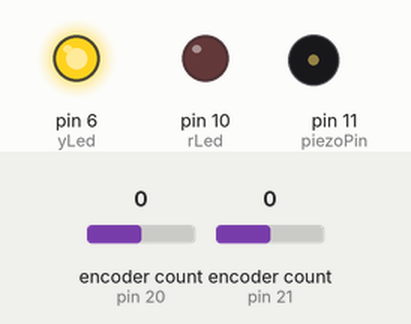
This sketch was run on a simulated Arduino Mega 2560, built with avr-gcc and run on an emulated ATmega2560. Parts: output pins drawn as LEDs (lit = HIGH), buzzer (waves = sounding). Dashed ring = blinking. Inputs (shaded band) come from the test bench; at power-on: encoder count (sensors on pin 20, pin 21) 0. Random numbers use the default seed unless the sketch sets one; pins used as bus, display or sensor lines are not drawn; what the sketch prints to the serial monitor is not drawn.

Above: at 1.2 s.
1.3 s: encoder count (sensor on pin 20) set to 1
At 1.5 s:
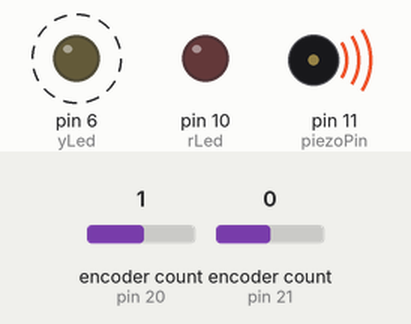
4.3 s: encoder count (sensor on pin 20) set to 2
Timing chart, 0 to 13.3 s (numbered marks = the images above; inputs shaded):
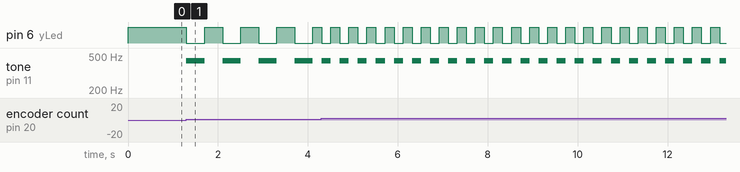

The sketch:

SpinnyGuy_Arduimo.ino
```cpp
#include <Arduino.h>
#include <LiquidCrystal.h>
#include <Encoder.h>
// Change these pin numbers to the pins connected to your encoder.
//   Best Performance: both pins have interrupt capability
//   Good Performance: only the first pin has interrupt capability
//   Low Performance:  neither pin has interrupt capability

//Encoder knob(3, 2);
Encoder knob(21, 22);
Encoder knob2(20, 24);
String huge_ram_tester = "An Arduino board consists of an Atmel 8-bit AVR microcontroller with complementary components that facilitate programming and incorporation into other circuits. An important aspect of the Arduino is its standard connectors, which lets users connect the CPU board to a variety of interchangeable add-on modules known as shields. Some shields communicate with the Arduino board directly over various pins, but many shields are individually addressable via an I²C serial bus—so many shields can be stacked and used in parallel. Official Arduinos have used the megaAVR series of chips, specifically the ATmega8, ATmega168, ATmega328, ATmega1280, and ATmega2560. A handful of other processors have been used by Arduino compatibles. Most boards include a 5 volt linear regulator and a 16 MHz crystal oscillator (or ceramic resonator in some variants), although some designs such as the LilyPad run at 8 MHz and dispense with the onboard voltage regulator due to specific form-factor restrictions. An Arduino's microcontroller is also pre-programmed with a boot loader that simplifies uploading of programs to the on-chip flash memory, compared with other devices that typically need an external programmer. This makes using an Arduino more straightforward by allowing the use of an ordinary computer as the programmer.At a conceptual level, when using the Arduino software stack, all boards are programmed over an RS-232 serial connection, but the way this is implemented varies by hardware version. Serial Arduino boards contain a level shifter circuit to convert between RS-232-level and TTL-level signals. Current Arduino boards are programmed via USB, implemented using USB-to-serial adapter chips such as the FTDI FT232. Some variants, such as the Arduino Mini and the unofficial Boarduino, use a detachable USB-to-serial adapter board or cable, Bluetooth or other methods. (When used with traditional microcontroller tools instead of the Arduino IDE, standard AVR ISP programming is used.)The Arduino board exposes most of the microcontroller's I/O pins for use by other circuits. The Diecimila, Duemilanove, and current Uno provide 14 digital I/O pins, six of which can produce pulse-width modulated signals, and six analog inputs. These pins are on the top of the board, via female 0.10-inch (2.5 mm) headers. Several plug-in application shields are also commercially available. The Arduino Nano, and Arduino-compatible Bare Bones Board and Boarduino boards may provide male header pins on the underside of the board that can plug into solderless breadboards.There are many Arduino-compatible and Arduino-derived boards. Some are functionally equivalent to an Arduino and can be used interchangeably. Many enhance the basic Arduino by adding output drivers, often for use in school-level education to simplify the construction of buggies and small robots. Others are electrically equivalent but change the form factor—sometimes retaining compatibility with shields, sometimes not. Some variants use completely different processors, with varying levels of compatibility. ";

LiquidCrystal lcd(8, 7, 5, 4, 3, 2);

int pitchStep = 0;
int knobDivits = 20;

int buttonState = 0;
int button2State = 0;

int rootNote = -9;
int rootNote2 = 3;
int butInterval = 5;

int pentScaleRes[] = { 2, 4, 7, 9, 12};
int pentScale[] = { 2, 2, 3, 2, 3 };
//int pentScale[] = { 2, 2, 3, 2, 3, 2, 2, 3, 2, 3, 2, 2, 3, 2, 3, 2, 2, 3, 2, 3 };
int knobPos = 0;

int butPin = 4;
int but2Pin = 5;
int piezoPin = 11;
int rLed = 10;
int bLed = 11;
int yLed = 6;
int rLedPwm = 0;
int bLedPwm = 0;


unsigned int long timer = 0;
int delayTime = 400;

int gateOn = 0;
int playNote = 0;
int const gateNumSteps = 11;
int delays[gateNumSteps] = { 800, 400, 200, 100, 50, 25, 13, 7, 4, 2, 1};
int knob2Pos = 0;
int gateStep = 0;


void setup() {

  Serial.begin(9600);
  Serial.println("@kuwala");

  pinMode(piezoPin, OUTPUT);
  pinMode(rLed, OUTPUT);
  pinMode(bLed, OUTPUT);
  pinMode(yLed, OUTPUT);
  pinMode(butPin, INPUT); // button
}
int notePitchCalc(int n) {
  //n is halfsteps above A4;

  //fn = f0 * (a)^n
  //fo = 440hz // which is A4 above middle C
  //a = (2)1/12 = 1.059463094359
  float a = 1.059463094359;
  return 440 * pow(a, n);
}


void loop () {

 rLedPwm = pitchStep % knobDivits;
 rLedPwm = map(rLedPwm, -20, 20, 0 , 255);

 pitchStep = (knob.read() / 4) ;
 gateStep = (knob2.read() / 4);

 buttonState = digitalRead(butPin);
 button2State = digitalRead(but2Pin);


 if( gateStep > 0.) {
   gateOn = 1;
   gateStep = gateStep % gateNumSteps;
   delayTime = delays[gateStep];
 } else {
   gateOn = 0;
 }

 if( gateOn == 1 ) {

   if ((millis() - timer) > delayTime) {

     //Toggle Note
      if (playNote == 0) {
        playNote = 1;
      } else {
        playNote = 0;
      }

      timer = millis();

   }
   if ( playNote ) {
       tone(piezoPin, notePitchCalc(pitchStep + (buttonState * 4) + (button2State * 7)));
       digitalWrite(bLed, HIGH);
       digitalWrite(yLed, LOW);

   } else {
       noTone(piezoPin);
       digitalWrite(bLed, LOW);
       digitalWrite(yLed, HIGH);

   }
   if (buttonState || button2State) {
     digitalWrite(rLed, HIGH);
   } else {
     digitalWrite(rLed, LOW);
   };

 } else { // gate mode off so play sound with buttons

    if (buttonState == HIGH ) {
       tone(piezoPin, notePitchCalc(pitchStep));
       digitalWrite(bLed, HIGH);
       digitalWrite(yLed, LOW);
       //digitalWrite(rLed, LOW);

     } else if (button2State == HIGH) {
       int addOn = pentScaleRes[random(0,5)];
       tone(piezoPin, notePitchCalc(pitchStep + butInterval));
       digitalWrite(rLed, HIGH);
       digitalWrite(yLed, LOW);


    } else {
       noTone(piezoPin);
       digitalWrite(bLed, LOW);
       digitalWrite(rLed, LOW);
       digitalWrite(yLed, HIGH);

     }

 }


 //analogWrite(rLed, rLedPwm);

 /*
 for( int i = -20; i < 20; i ++ ) {
  tone(8, notePitchCalc(i));
  delay(100 + i*2);
  digitalWrite(13, HIGH);
  digitalWrite(12, LOW);
  noTone(8);
  delay(100 + i*2);
  digitalWrite(13, LOW);
  digitalWrite(12, HIGH);
 } */

}
```

Measured:
- after the input at 1.3 s, pin 6 (yLed): alternates HIGH for 0.40 s and LOW for 0.40 s, starting at once; tone on pin 11 (piezoPin): alternates 440 Hz for 0.40 s and silent for 0.40 s, starting at once
